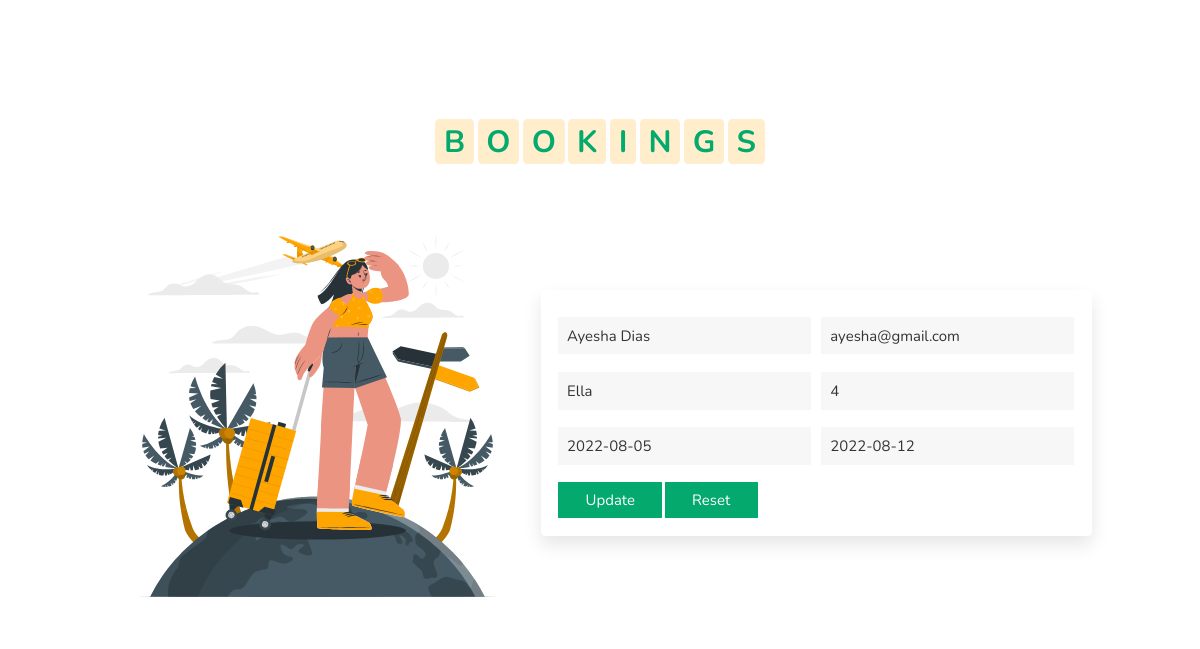
Screenshot of /bookingdetailform.php?bid=1 with the database file from the repository.
### tables this page shows
CREATE TABLE `bookings` (
  `bid` int(11) NOT NULL,
  `username` varchar(30) NOT NULL,
  `email` varchar(30) NOT NULL,
  `whereto` varchar(30) NOT NULL,
  `howmany` int(11) NOT NULL,
  `arrivals` date NOT NULL,
  `leaving` date NOT NULL
);

### bookingdetailform.php (the view, shortened to what this page needs)
<?php
include 'dbconnection\dbconnect.php';
$username = "";
$email = "";
$whereto = "";
$howmany = "";
$arrivals = "";
$leaving = "";
if (isset($_GET['bid'])) {
    $id = $_GET['bid'];
    $data = mysqli_query($conn, "SELECT * FROM bookings WHERE bid='$id'");
    $data = mysqli_fetch_assoc($data);
    $username = $data['username'];
    $email = $data['email'];
    $whereto = $data['whereto'];
    $howmany = $data['howmany'];
    $arrivals = $data['arrivals'];
    $leaving = $data['leaving'];
}
?>
<!DOCTYPE html>
<html lang="en">
<head>
    <link rel="stylesheet" href="https://unpkg.com/swiper/swiper-bundle.min.css" />
    <link rel="stylesheet" href="https://cdnjs.cloudflare.com/ajax/libs/font-awesome/5.15.3/css/all.min.css">
    <link rel="stylesheet" href="css/style.css">
</head>
<body>
    <section class="contact regform" id="regform">
        <h1 class="heading">
            <span>B</span>
            <span>O</span>
            <span>O</span>
            <span>K</span>
            <span>I</span>
            <span>N</span>
            <span>G</span>
            <span>S</span>
        </h1>
        <div class="row">
            <div class="image">
                <img src="images/book-img.svg" alt="">
            </div>
            <form action="" method="POST">
                <div class="inputBox">
                    <input type="text" name="username" placeholder="Username" value="<?php echo $username; ?>" required>
                    <input type="email" name="email" placeholder="Email" value="<?php echo $email; ?>" required>
                </div>
                <div class="inputBox">
                    <input type="text" name="whereto" placeholder="Enter whereto" value="<?php echo $whereto; ?>"
                        required>
                    <input type="text" name="howmany" placeholder="User / Admin" value="<?php echo $howmany; ?>"
                        required>
                </div>
                <div class="inputBox">
                    <input type="text" name="arrivals" placeholder="" value="<?php echo $arrivals; ?>" required>
                    <input type="text" name="leaving" placeholder="" value="<?php echo $leaving; ?>" required>
                </div>
                <input type="submit" name="submit" class="btn" value="Update">
                <input type="reset" name="reset" class="btn" value="reset">
            </form>
        </div>
    </section>
</body>
</html>

### css/style.css (style rules this page uses)
:root { --green: #04aa6d; }
* { font-family: 'Nunito', sans-serif; margin: 0; padding: 0; box-sizing: border-box; text-transform: capitalize; outline: none; border: none; text-decoration: none; transition: all .2s linear; }
html { font-size: 62.5%; overflow-x: hidden; scroll-padding-top: 6rem; scroll-behavior: smooth; }
section { padding: 1rem 9%; }
.heading { text-align: center; padding: 4.5rem 0 }
.heading span { font-size: 3.5rem; background: rgba(255, 165, 0, .2); color: var(--green); border-radius: .5rem; padding: .2rem 1rem; }
.btn { display: inline-block; margin-top: 1rem; background: var(--green); color: #fff; padding: .8rem 3rem; border: .2rem solid var(--green); cursor: pointer; font-size: 1.7rem; }
.contact .row { display: flex; flex-wrap: wrap; gap: 1.5rem; align-items: center; }
.contact .row .image { flex: 1 1 35rem; }
.contact .row .image img { width: 100%; }
.contact .row form { flex: 1 1 50rem; padding: 2rem; box-shadow: 0 1rem 2rem rgba(0, 0, 0, .1); border-radius: .5rem; }
.contact .row form .inputBox { display: flex; flex-wrap: wrap; justify-content: space-between; }
.contact .row form .inputBox input, .contact .row form textarea { width: 49%; margin: 1rem 0; padding: 1rem; font-size: 1.7rem; color: #333; background: #f7f7f7; text-transform: none; }
.contact.regform { margin-top: 06%; }
@media (max-width:1200px) { html { font-size: 55%; } }

### rows the page displays
bookings: username "Ayesha Dias", email "ayesha@gmail.com", whereto "Ella", howmany "4", arrivals "2022-08-05", leaving "2022-08-12"
